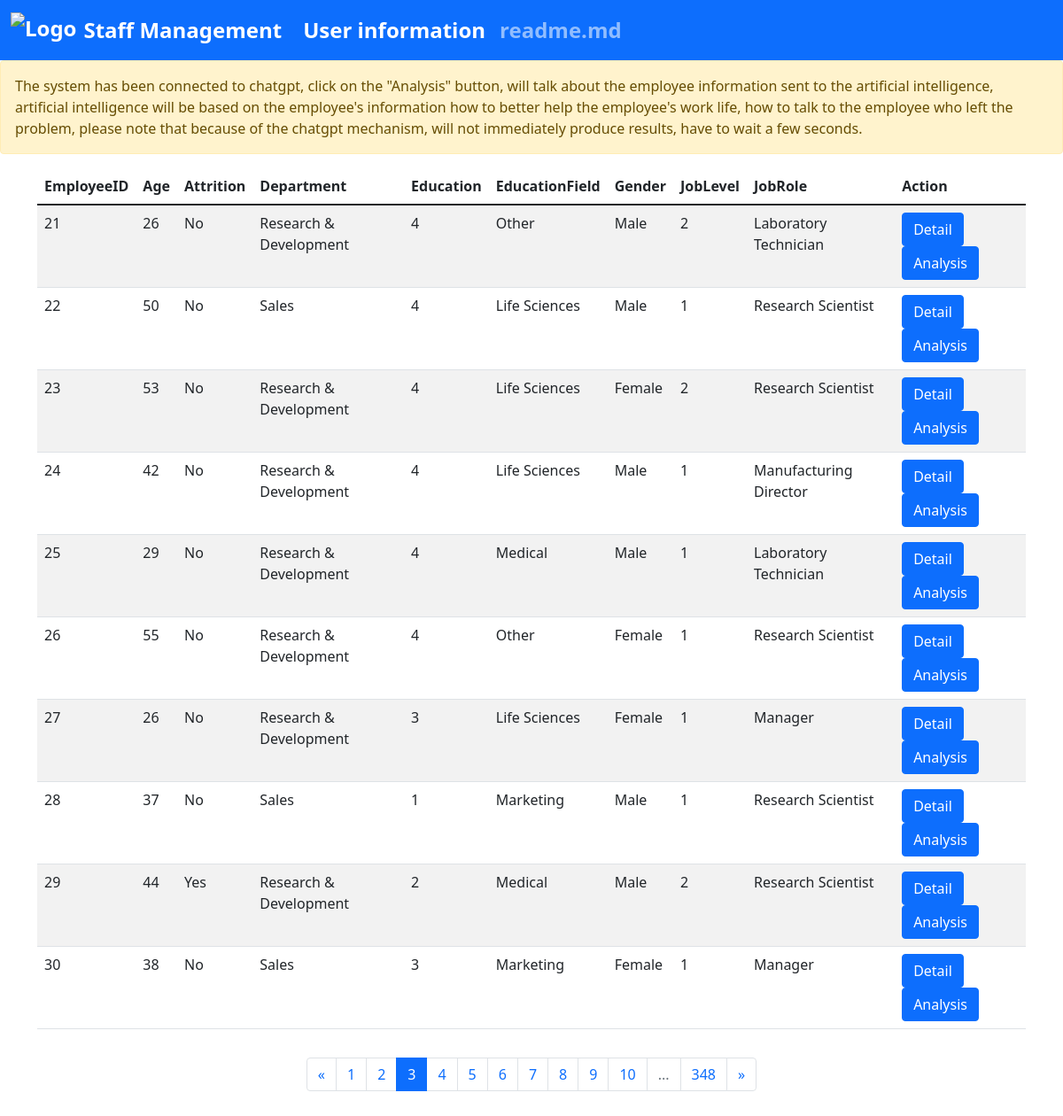
/?page=3, run on the app's committed database.
### tables this page shows
CREATE TABLE staff_information (
        id INTEGER PRIMARY KEY AUTOINCREMENT,
        employeeid INTEGER,
        age INTEGER,
        attrition TEXT,
        department TEXT,
        education INTEGER,
        educationfield TEXT,
        gender TEXT,
        joblevel INTEGER,
        jobrole TEXT,
        maritalstatus TEXT,
        monthlyincome INTEGER,
        numcompaniesworked INTEGER,
        over18 TEXT,
        percentsalaryhike INTEGER,
        standardhours INTEGER,
        stockoptionlevel INTEGER,
        totalworkingyears INTEGER,
        trainingtimeslastyear INTEGER,
        yearsatcompany INTEGER,
        yearssincelastpromotion INTEGER,
        yearswithcurrmanager INTEGER
    );

### index.py (the view)
@app.route('/')
def index():
    get_title = title()
    page = request.args.get('page', 1, type=int)
    page_size = 10
    rows, pagination = get_index_rows(page, page_size)
    return render_template('index.html', title=get_title, rows=rows, pagination=pagination)

### index.py (called while the page is built)
def title():
    title = 'staff'
    return title

### templates/index.html (shortened to what this page needs)
<!DOCTYPE html>
<html>
<head>
    <link rel="stylesheet" href="https://cdn.bootcdn.net/ajax/libs/bootstrap/5.1.3/css/bootstrap.min.css">
</head>
<body>
    <nav class="navbar navbar-expand-lg navbar-dark bg-primary mx-auto">
        <div class="container-fluid">
            <a class="navbar-brand d-flex align-items-center" href="/">
                <img src="https://www.abdn.ac.uk/global/images/layout/UoA_Primary_Logo_RGB_2018.svg?v=1537886890" alt="Logo" class="me-2" height="40">
                <span class="flex-grow-1">Staff Management</span>
            </a>
            <div class="collapse navbar-collapse" id="navbarNav">
                <ul class="navbar-nav me-auto">
                    <li class="nav-item">
                        <a class="nav-link active" aria-current="page" href="/">User information</a>
                    </li>
                    <li class="nav-item">
                        <a class="nav-link" href="/readme.md">readme.md</a>
                    </li>
                </ul>
            </div>
        </div>
    </nav>
    <div class="alert alert-warning" role="alert">
        The system has been connected to chatgpt, click on the "Analysis" button, will talk about the employee information sent to the artificial intelligence, artificial intelligence will be based on the employee's information how to better help the employee's
        work life, how to talk to the employee who left the problem, please note that because of the chatgpt mechanism, will not immediately produce results, have to wait a few seconds.
    </div>
    <div class="container my-3">
        <div class="row my-3">
            <div class="col">
                <table class="table table-striped">
                    <thead>
                        <tr>
                            <th>EmployeeID</th>
                            <th>Age</th>
                            <th>Attrition</th>
                            <th>Department</th>
                            <th>Education</th>
                            <th>EducationField</th>
                            <th>Gender</th>
                            <th>JobLevel</th>
                            <th>JobRole</th>
                            <th>Action</th>
                        </tr>
                    </thead>
                    <tbody>
                        {% for row in rows %}
                        <tr>
                            <td>{{row["employeeid"]}}</td>
                            <td>{{row["age"]}}</td>
                            <td>{{row["attrition"]}}</td>
                            <td>{{row["department"]}}</td>
                            <td>{{row["education"]}}</td>
                            <td>{{row["educationfield"]}}</td>
                            <td>{{row["gender"]}}</td>
                            <td>{{row["joblevel"]}}</td>
                            <td>{{row["jobrole"]}}</td>
                            <td>
                                <a class="btn btn-primary" href="{{ url_for('detail', id=row['employeeid']) }}">Detail</a>
                                <a class="btn btn-primary" href="{{ url_for('chatgpt', id=row['employeeid']) }}" data-bs-toggle="tooltip" data-bs-placement="top" title="Please note that due to the chatgpt mechanism, the results will not be available immediately and you will have to wait a few seconds.">Analysis</a>
                            </td>
                        </tr>
                        {% endfor %}
                    </tbody>
                </table>
            </div>
        </div>
        <div class="d-flex justify-content-center">
            <nav aria-label="Page navigation example">
                <ul class="pagination">
                    <li class="page-item {% if not pagination['has_prev'] %}disabled{% endif %}">
                        <a class="page-link" href="{{ url_for('index', page=pagination['prev_num']) }}" aria-label="Previous">
                            <span aria-hidden="true">&laquo;</span>
                        </a>
                    </li>
                     {% for page_num in pagination['pages'] %}
                    <li class="page-item {% if pagination['page'] == page_num %}active{% endif %}">
                        <a class="page-link" href="{{ url_for('index', page=page_num) }}">{{ page_num }}</a>
                    </li>
                    {% endfor %} {% if pagination['pages'][-1]
                    < pagination[ 'total_pages'] - 1 %} <li class="page-item disabled">
                        <a class="page-link">...</a>
                        </li>
                        {% endif %} {% if pagination['pages'][-1] != pagination['total_pages'] %}
                        <li class="page-item">
                            <a class="page-link" href="{{ url_for('index', page=pagination['total_pages']) }}">{{ pagination['total_pages'] }}</a>
                        </li>
                        {% endif %}
                        <li class="page-item {% if not pagination['has_next'] %}disabled{% endif %}">
                            <a class="page-link" href="{{ url_for('index', page=pagination['next_num']) }}" aria-label="Next">
                                <span aria-hidden="true">&raquo;</span>
                            </a>
                        </li>
                </ul>
            </nav>
        </div>
    </div>
</body>
</html>

### templates/index.html (style rules this page uses)
.navbar-brand img { max-height: 50px; }
.navbar-brand, .navbar-nav .nav-link { color: white; font-weight: bold; font-size: 24px; }

### data on the page
staff_information: employeeid "21", age "26", attrition "No", department "Research & Development", education "4", educationfield "Other", gender "Male", joblevel "2", jobrole "Laboratory Technician"
staff_information: employeeid "22", age "50", attrition "No", department "Sales", education "4", educationfield "Life Sciences", gender "Male", joblevel "1", jobrole "Research Scientist"
staff_information: employeeid "23", age "53", attrition "No", department "Research & Development", education "4", educationfield "Life Sciences", gender "Female", joblevel "2", jobrole "Research Scientist"
staff_information: employeeid "24", age "42", attrition "No", department "Research & Development", education "4", educationfield "Life Sciences", gender "Male", joblevel "1", jobrole "Manufacturing Director"
staff_information: employeeid "25", age "29", attrition "No", department "Research & Development", education "4", educationfield "Medical", gender "Male", joblevel "1", jobrole "Laboratory Technician"
staff_information: employeeid "26", age "55", attrition "No", department "Research & Development", education "4", educationfield "Other", gender "Female", joblevel "1", jobrole "Research Scientist"
staff_information: employeeid "27", age "26", attrition "No", department "Research & Development", education "3", educationfield "Life Sciences", gender "Female", joblevel "1", jobrole "Manager"
staff_information: employeeid "28", age "37", attrition "No", department "Sales", education "1", educationfield "Marketing", gender "Male", joblevel "1", jobrole "Research Scientist"
staff_information: employeeid "29", age "44", attrition "Yes", department "Research & Development", education "2", educationfield "Medical", gender "Male", joblevel "2", jobrole "Research Scientist"
staff_information: employeeid "30", age "38", attrition "No", department "Sales", education "3", educationfield "Marketing", gender "Female", joblevel "1", jobrole "Manager"

### other printed values
{{ page_num }} "1" "2" "3" "4" "5" "6" "7" "8" "9" "10"
{{ pagination['total_pages'] }} "348"
